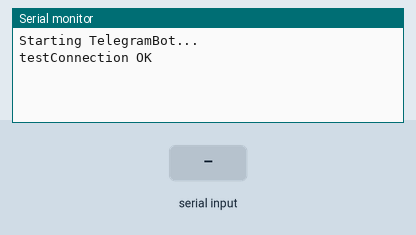
Simulated run of this sketch. Board: ESP8266 (NodeMCU). Parts: the last lines printed to the serial monitor. The inputs (shaded band) are chosen by the test bench.

Above: at 2.7 s.
2.8 s: "on\n" received over Serial
At 4.4 s:
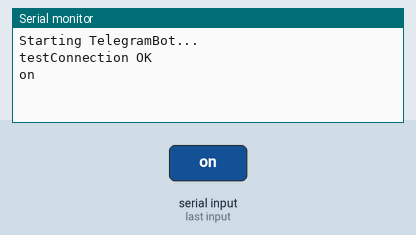
5.5 s: "1\n" received over Serial
At 7.2 s:
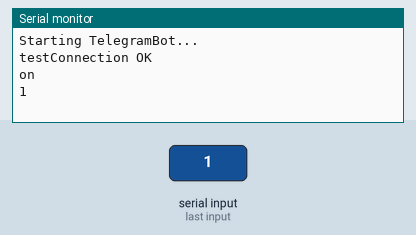

Measured:
- after the input at 2.8 s, the serial monitor: prints a new line after 1.2 s (image 1)
- after the input at 5.5 s, the serial monitor: prints a new line after 0.51 s (image 2)

The sketch:

esp.ino
```cpp
#include "CTBot.h"
CTBot myBot;

String ssid  = "freewifi";
String pass  = "freewifi";
String token = "yourbottoken";
uint8_t led = 2;
int chatid = 11111111; //change for specific chat
String sdata = "";
void setup() {
  Serial.begin(115200);
  Serial.println("Starting TelegramBot...");

  myBot.wifiConnect(ssid, pass);

  myBot.setTelegramToken(token);

  if (myBot.testConnection())
    Serial.println("\ntestConnection OK");
  else
    Serial.println("\ntestConnection NOK");
}

void loop() {
  TBMessage msg;
  byte ch;

  if (Serial.available()) {
    ch = Serial.read();
    sdata += (char)ch;

    if(ch == 10) {
      sdata.trim();
      Serial.println(sdata);
      if (sdata == "on") {
        myBot.sendMessage(chatid, "Alarm!");
      }
      sdata = "";
    }

  }

  delay(500);
}
```
